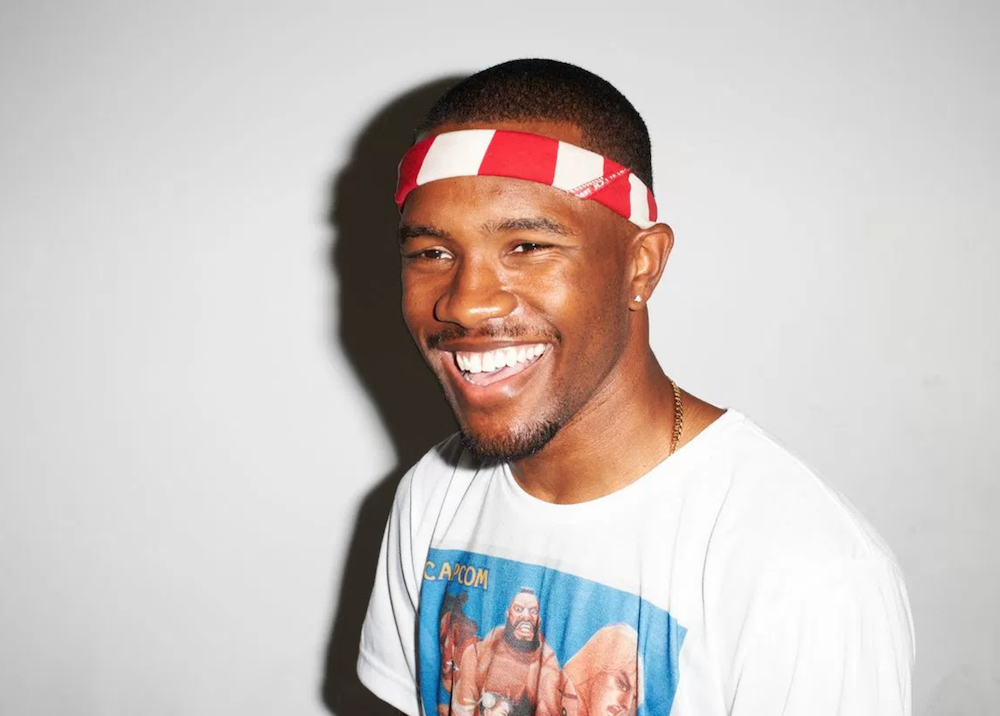
#> input picture frank.jpg, 1000 x 716 px
$ python obamicon_ariah.py
#> lines starting #> are read from the running program, lines starting #| are printed output that depends on the picture
from PIL import Image


# RGB values for recoloring.
darkBlue = (0, 51, 76)
red = (217, 26, 33)
lightBlue = (112, 150, 158)
white = (252, 227, 166)

# Import image.
my_image = Image.open("frank.jpg") #change IMAGENAME to the path on your computer to the image you're using
#> my_image is the input picture: PIL image 1000x716 RGB; mean R, G, B 203.2, 194.8, 191.9
image_list = my_image.getdata() #each pixel is represented in the form (red value, green value, blue value, transparency). You don't need the fourth value.
image_list = list(image_list) #Turns the sequence above into a list. The list can be iterated through in a loop.
#> image_list = 716000 items

recolored = [] #list that will hold the pixel data for the new image.

for pixel in image_list:
    intensity = pixel[0] + pixel[1] + pixel[2]
    if intensity<182:
            recolored.append(darkBlue)
    elif 182<=intensity and intensity<364:
            recolored.append(red)
    elif 364<=intensity and intensity<546:
            recolored.append(lightBlue)
    elif 546<=intensity:
            recolored.append(white)
#> this loop made 716000 passes
#> (pixel, intensity) on passes 1 to 3: ((177, 177, 177), 531), ((178, 178, 178), 534), ((178, 178, 178), 534)
#> after the loop, recolored = 716000 items


#YOUR CODE to loop through the original list of pixels and build a new list based on intensity should go here.


# Create a new image using the recolored list. Display and save the image.
new_image = Image.new("RGB", my_image.size) #Creates a new image that will be the same size as the original image.
#> new_image: PIL image 1000x716 RGB; every value is 0
new_image.putdata(recolored) #Adds the data from the recolored list to the image.
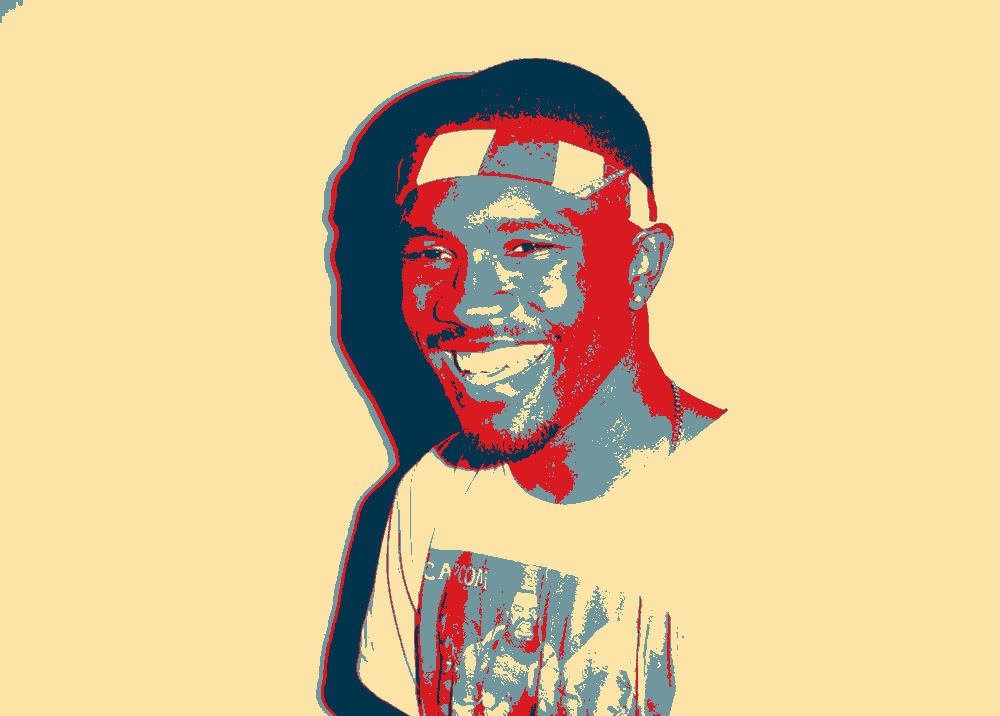
#> new_image: PIL image 1000x716 RGB; mean R, G, B 221.8, 196.4, 151
new_image.show() #show the new image on the screen
new_image.save("recolored.jpg", "jpeg") #save the new image as "recolored.jpg"

$ run again, with brooklyn.jpg copied over frank.jpg
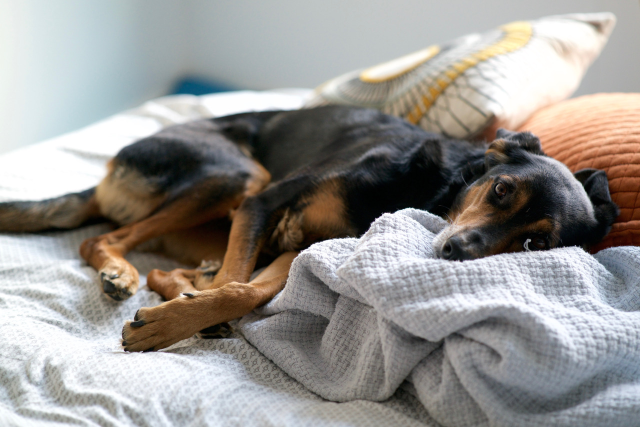
#> input picture brooklyn.jpg, 1280 x 854 px (shown at 1/2 size)
#> my_image is the input picture: PIL image 1280x854 RGB; mean R, G, B 150.7, 147.9, 144.5
#> image_list = 1093120 items
#> the loop `for pixel in image_list:` made 1093120 passes
#> (pixel, intensity) on passes 1 to 3: ((237, 242, 238), 717), ((239, 241, 238), 718), ((239, 241, 238), 718)
#> `new_image.putdata(recolored)`:
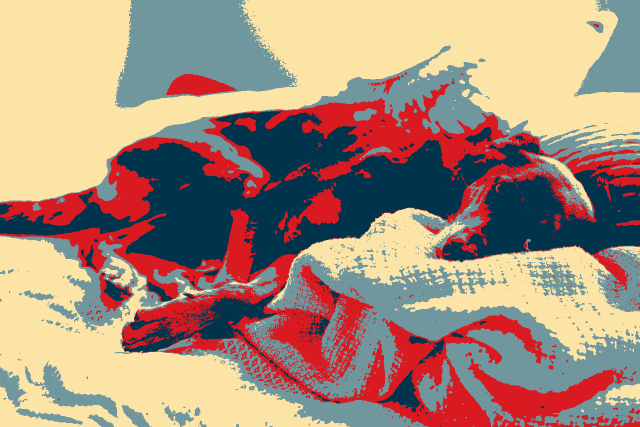
#> new_image: PIL image 1280x854 RGB (shown at 1/2 size); mean R, G, B 166.9, 141, 124.5
